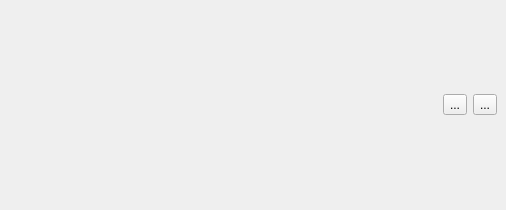
<?xml version="1.0" encoding="UTF-8"?>
<ui version="4.0">
 <class>LogPlugin</class>
 <widget class="QDockWidget" name="LogPlugin">
  <property name="geometry">
   <rect>
    <x>0</x>
    <y>0</y>
    <width>506</width>
    <height>210</height>
   </rect>
  </property>
  <property name="windowTitle">
   <string>Log</string>
  </property>
  <widget class="QWidget" name="dockWidgetContents">
   <layout class="QVBoxLayout" name="verticalLayout">
    <item>
     <layout class="QVBoxLayout" name="verticalLayout_2">
      <item>
       <layout class="QHBoxLayout" name="horizontalLayout">
        <item>
         <spacer name="horizontalSpacer">
          <property name="orientation">
           <enum>Qt::Horizontal</enum>
          </property>
          <property name="sizeHint" stdset="0">
           <size>
            <width>40</width>
            <height>20</height>
           </size>
          </property>
         </spacer>
        </item>
        <item>
         <widget class="QToolButton" name="toolButton">
          <property name="text">
           <string>...</string>
          </property>
         </widget>
        </item>
        <item>
         <widget class="QToolButton" name="toolButton_2">
          <property name="text">
           <string>...</string>
          </property>
         </widget>
        </item>
       </layout>
      </item>
     </layout>
    </item>
   </layout>
  </widget>
 </widget>
 <resources/>
 <connections/>
</ui>
